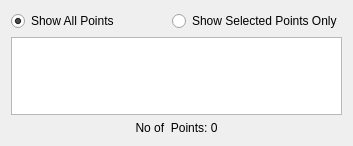
<?xml version="1.0" encoding="UTF-8"?>
<ui version="4.0">
 <class>ModelInspectorWidget</class>
 <widget class="QWidget" name="ModelInspectorWidget">
  <property name="geometry">
   <rect>
    <x>0</x>
    <y>0</y>
    <width>353</width>
    <height>146</height>
   </rect>
  </property>
  <layout class="QVBoxLayout" name="verticalLayout">
   <item>
    <layout class="QHBoxLayout" name="horizontalLayout">
     <item>
      <widget class="QRadioButton" name="showAllModels">
       <property name="enabled">
        <bool>true</bool>
       </property>
       <property name="text">
        <string>Show All Points</string>
       </property>
       <property name="checked">
        <bool>true</bool>
       </property>
      </widget>
     </item>
     <item>
      <widget class="QRadioButton" name="selectedModelsOnly">
       <property name="text">
        <string>Show Selected Points Only</string>
       </property>
      </widget>
     </item>
    </layout>
   </item>
   <item>
    <widget class="QTableView" name="modelTable"/>
   </item>
   <item>
    <widget class="QLabel" name="statusLine">
     <property name="text">
      <string>No of  Points: 0</string>
     </property>
     <property name="alignment">
      <set>Qt::AlignCenter</set>
     </property>
    </widget>
   </item>
  </layout>
 </widget>
 <resources/>
 <connections/>
</ui>
